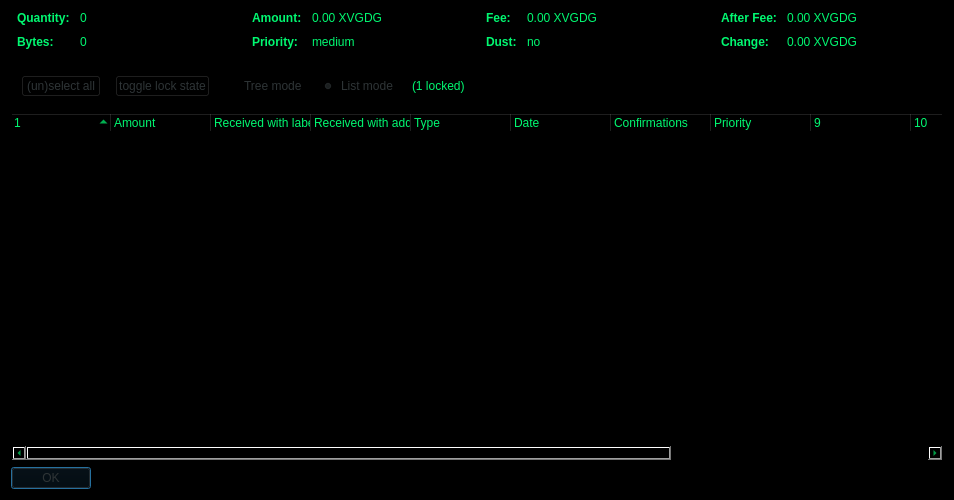
<?xml version="1.0" encoding="UTF-8"?>
<ui version="4.0">
 <class>CoinControlDialog</class>
 <widget class="QDialog" name="CoinControlDialog">
  <property name="geometry">
   <rect>
    <x>0</x>
    <y>0</y>
    <width>954</width>
    <height>500</height>
   </rect>
  </property>
  <property name="windowTitle">
   <string>Coin Selection</string>
  </property>
  <property name="styleSheet">
   <string notr="true">background-color: rgb(0, 0, 0);
color: rgb(1, 248, 113);</string>
  </property>
  <layout class="QVBoxLayout" name="verticalLayout">
   <item>
    <layout class="QHBoxLayout" name="horizontalLayoutTop" stretch="0,0,0,0">
     <property name="topMargin">
      <number>0</number>
     </property>
     <property name="bottomMargin">
      <number>10</number>
     </property>
     <item>
      <layout class="QFormLayout" name="formLayoutCoinControl1">
       <property name="horizontalSpacing">
        <number>10</number>
       </property>
       <property name="verticalSpacing">
        <number>10</number>
       </property>
       <property name="leftMargin">
        <number>6</number>
       </property>
       <property name="rightMargin">
        <number>6</number>
       </property>
       <item row="0" column="0">
        <widget class="QLabel" name="labelCoinControlQuantityText">
         <property name="font">
          <font>
           <weight>75</weight>
           <bold>true</bold>
          </font>
         </property>
         <property name="text">
          <string>Quantity:</string>
         </property>
        </widget>
       </item>
       <item row="0" column="1">
        <widget class="QLabel" name="labelCoinControlQuantity">
         <property name="cursor">
          <cursorShape>IBeamCursor</cursorShape>
         </property>
         <property name="contextMenuPolicy">
          <enum>Qt::ActionsContextMenu</enum>
         </property>
         <property name="text">
          <string notr="true">0</string>
         </property>
         <property name="textInteractionFlags">
          <set>Qt::LinksAccessibleByMouse|Qt::TextSelectableByKeyboard|Qt::TextSelectableByMouse</set>
         </property>
        </widget>
       </item>
       <item row="1" column="0">
        <widget class="QLabel" name="labelCoinControlBytesText">
         <property name="font">
          <font>
           <weight>75</weight>
           <bold>true</bold>
          </font>
         </property>
         <property name="text">
          <string>Bytes:</string>
         </property>
        </widget>
       </item>
       <item row="1" column="1">
        <widget class="QLabel" name="labelCoinControlBytes">
         <property name="cursor">
          <cursorShape>IBeamCursor</cursorShape>
         </property>
         <property name="contextMenuPolicy">
          <enum>Qt::ActionsContextMenu</enum>
         </property>
         <property name="text">
          <string notr="true">0</string>
         </property>
         <property name="textInteractionFlags">
          <set>Qt::LinksAccessibleByMouse|Qt::TextSelectableByKeyboard|Qt::TextSelectableByMouse</set>
         </property>
        </widget>
       </item>
      </layout>
     </item>
     <item>
      <layout class="QFormLayout" name="formLayoutCoinControl2">
       <property name="horizontalSpacing">
        <number>10</number>
       </property>
       <property name="verticalSpacing">
        <number>10</number>
       </property>
       <property name="leftMargin">
        <number>6</number>
       </property>
       <property name="rightMargin">
        <number>6</number>
       </property>
       <item row="0" column="0">
        <widget class="QLabel" name="labelCoinControlAmountText">
         <property name="font">
          <font>
           <weight>75</weight>
           <bold>true</bold>
          </font>
         </property>
         <property name="text">
          <string>Amount:</string>
         </property>
        </widget>
       </item>
       <item row="0" column="1">
        <widget class="QLabel" name="labelCoinControlAmount">
         <property name="cursor">
          <cursorShape>IBeamCursor</cursorShape>
         </property>
         <property name="contextMenuPolicy">
          <enum>Qt::ActionsContextMenu</enum>
         </property>
         <property name="text">
          <string notr="true">0.00 XVGDG</string>
         </property>
         <property name="textInteractionFlags">
          <set>Qt::LinksAccessibleByMouse|Qt::TextSelectableByKeyboard|Qt::TextSelectableByMouse</set>
         </property>
        </widget>
       </item>
       <item row="1" column="0">
        <widget class="QLabel" name="labelCoinControlPriorityText">
         <property name="font">
          <font>
           <weight>75</weight>
           <bold>true</bold>
          </font>
         </property>
         <property name="text">
          <string>Priority:</string>
         </property>
        </widget>
       </item>
       <item row="1" column="1">
        <widget class="QLabel" name="labelCoinControlPriority">
         <property name="cursor">
          <cursorShape>IBeamCursor</cursorShape>
         </property>
         <property name="contextMenuPolicy">
          <enum>Qt::ActionsContextMenu</enum>
         </property>
         <property name="text">
          <string>medium</string>
         </property>
         <property name="textInteractionFlags">
          <set>Qt::LinksAccessibleByMouse|Qt::TextSelectableByKeyboard|Qt::TextSelectableByMouse</set>
         </property>
        </widget>
       </item>
      </layout>
     </item>
     <item>
      <layout class="QFormLayout" name="formLayoutCoinControl3">
       <property name="horizontalSpacing">
        <number>10</number>
       </property>
       <property name="verticalSpacing">
        <number>10</number>
       </property>
       <property name="leftMargin">
        <number>6</number>
       </property>
       <property name="rightMargin">
        <number>6</number>
       </property>
       <item row="0" column="0">
        <widget class="QLabel" name="labelCoinControlFeeText">
         <property name="font">
          <font>
           <weight>75</weight>
           <bold>true</bold>
          </font>
         </property>
         <property name="text">
          <string>Fee:</string>
         </property>
        </widget>
       </item>
       <item row="0" column="1">
        <widget class="QLabel" name="labelCoinControlFee">
         <property name="cursor">
          <cursorShape>IBeamCursor</cursorShape>
         </property>
         <property name="contextMenuPolicy">
          <enum>Qt::ActionsContextMenu</enum>
         </property>
         <property name="text">
          <string notr="true">0.00 XVGDG</string>
         </property>
         <property name="textInteractionFlags">
          <set>Qt::LinksAccessibleByMouse|Qt::TextSelectableByKeyboard|Qt::TextSelectableByMouse</set>
         </property>
        </widget>
       </item>
       <item row="1" column="0">
        <widget class="QLabel" name="labelCoinControlLowOutputText">
         <property name="enabled">
          <bool>false</bool>
         </property>
         <property name="font">
          <font>
           <weight>75</weight>
           <bold>true</bold>
          </font>
         </property>
         <property name="text">
          <string>Dust:</string>
         </property>
        </widget>
       </item>
       <item row="1" column="1">
        <widget class="QLabel" name="labelCoinControlLowOutput">
         <property name="enabled">
          <bool>false</bool>
         </property>
         <property name="cursor">
          <cursorShape>IBeamCursor</cursorShape>
         </property>
         <property name="contextMenuPolicy">
          <enum>Qt::ActionsContextMenu</enum>
         </property>
         <property name="text">
          <string>no</string>
         </property>
         <property name="textInteractionFlags">
          <set>Qt::LinksAccessibleByMouse|Qt::TextSelectableByKeyboard|Qt::TextSelectableByMouse</set>
         </property>
        </widget>
       </item>
      </layout>
     </item>
     <item>
      <layout class="QFormLayout" name="formLayoutCoinControl4">
       <property name="horizontalSpacing">
        <number>10</number>
       </property>
       <property name="verticalSpacing">
        <number>10</number>
       </property>
       <property name="leftMargin">
        <number>6</number>
       </property>
       <property name="rightMargin">
        <number>6</number>
       </property>
       <item row="0" column="0">
        <widget class="QLabel" name="labelCoinControlAfterFeeText">
         <property name="font">
          <font>
           <weight>75</weight>
           <bold>true</bold>
          </font>
         </property>
         <property name="text">
          <string>After Fee:</string>
         </property>
        </widget>
       </item>
       <item row="0" column="1">
        <widget class="QLabel" name="labelCoinControlAfterFee">
         <property name="cursor">
          <cursorShape>IBeamCursor</cursorShape>
         </property>
         <property name="contextMenuPolicy">
          <enum>Qt::ActionsContextMenu</enum>
         </property>
         <property name="text">
          <string notr="true">0.00 XVGDG</string>
         </property>
         <property name="textInteractionFlags">
          <set>Qt::LinksAccessibleByMouse|Qt::TextSelectableByKeyboard|Qt::TextSelectableByMouse</set>
         </property>
        </widget>
       </item>
       <item row="1" column="0">
        <widget class="QLabel" name="labelCoinControlChangeText">
         <property name="enabled">
          <bool>false</bool>
         </property>
         <property name="font">
          <font>
           <weight>75</weight>
           <bold>true</bold>
          </font>
         </property>
         <property name="text">
          <string>Change:</string>
         </property>
        </widget>
       </item>
       <item row="1" column="1">
        <widget class="QLabel" name="labelCoinControlChange">
         <property name="enabled">
          <bool>false</bool>
         </property>
         <property name="cursor">
          <cursorShape>IBeamCursor</cursorShape>
         </property>
         <property name="contextMenuPolicy">
          <enum>Qt::ActionsContextMenu</enum>
         </property>
         <property name="text">
          <string notr="true">0.00 XVGDG</string>
         </property>
         <property name="textInteractionFlags">
          <set>Qt::LinksAccessibleByMouse|Qt::TextSelectableByKeyboard|Qt::TextSelectableByMouse</set>
         </property>
        </widget>
       </item>
      </layout>
     </item>
    </layout>
   </item>
   <item>
    <widget class="QFrame" name="frame">
     <property name="minimumSize">
      <size>
       <width>0</width>
       <height>40</height>
      </size>
     </property>
     <property name="frameShape">
      <enum>QFrame::StyledPanel</enum>
     </property>
     <property name="frameShadow">
      <enum>QFrame::Sunken</enum>
     </property>
     <layout class="QHBoxLayout" name="horizontalLayout">
      <item>
       <layout class="QHBoxLayout" name="horizontalLayoutPanel" stretch="0,0,0,0,0,0">
        <property name="spacing">
         <number>14</number>
        </property>
        <item>
         <widget class="QPushButton" name="pushButtonSelectAll">
          <property name="sizePolicy">
           <sizepolicy hsizetype="Maximum" vsizetype="Fixed">
            <horstretch>0</horstretch>
            <verstretch>0</verstretch>
           </sizepolicy>
          </property>
          <property name="styleSheet">
           <string notr="true">color: rgb(46, 52, 54);</string>
          </property>
          <property name="text">
           <string>(un)select all</string>
          </property>
          <property name="autoDefault">
           <bool>false</bool>
          </property>
         </widget>
        </item>
        <item>
         <widget class="QPushButton" name="pushButtonToggleLock">
          <property name="sizePolicy">
           <sizepolicy hsizetype="Maximum" vsizetype="Fixed">
            <horstretch>0</horstretch>
            <verstretch>0</verstretch>
           </sizepolicy>
          </property>
          <property name="styleSheet">
           <string notr="true">color: rgb(46, 52, 54);</string>
          </property>
          <property name="text">
           <string>toggle lock state</string>
          </property>
          <property name="autoDefault">
           <bool>false</bool>
          </property>
         </widget>
        </item>
        <item>
         <widget class="QRadioButton" name="radioTreeMode">
          <property name="sizePolicy">
           <sizepolicy hsizetype="Maximum" vsizetype="Fixed">
            <horstretch>0</horstretch>
            <verstretch>0</verstretch>
           </sizepolicy>
          </property>
          <property name="styleSheet">
           <string notr="true">color: rgb(46, 52, 54);</string>
          </property>
          <property name="text">
           <string>Tree mode</string>
          </property>
         </widget>
        </item>
        <item>
         <widget class="QRadioButton" name="radioListMode">
          <property name="sizePolicy">
           <sizepolicy hsizetype="Maximum" vsizetype="Fixed">
            <horstretch>0</horstretch>
            <verstretch>0</verstretch>
           </sizepolicy>
          </property>
          <property name="styleSheet">
           <string notr="true">color: rgb(46, 52, 54);</string>
          </property>
          <property name="text">
           <string>List mode</string>
          </property>
          <property name="checked">
           <bool>true</bool>
          </property>
         </widget>
        </item>
        <item>
         <widget class="QLabel" name="labelLocked">
          <property name="text">
           <string>(1 locked)</string>
          </property>
         </widget>
        </item>
        <item>
         <spacer name="horizontalSpacer">
          <property name="orientation">
           <enum>Qt::Horizontal</enum>
          </property>
          <property name="sizeHint" stdset="0">
           <size>
            <width>40</width>
            <height>20</height>
           </size>
          </property>
         </spacer>
        </item>
       </layout>
      </item>
     </layout>
    </widget>
   </item>
   <item>
    <widget class="CoinControlTreeWidget" name="treeWidget">
     <property name="contextMenuPolicy">
      <enum>Qt::CustomContextMenu</enum>
     </property>
     <property name="sortingEnabled">
      <bool>false</bool>
     </property>
     <property name="columnCount">
      <number>13</number>
     </property>
     <attribute name="headerShowSortIndicator" stdset="0">
      <bool>true</bool>
     </attribute>
     <attribute name="headerStretchLastSection">
      <bool>false</bool>
     </attribute>
     <column>
      <property name="text">
       <string/>
      </property>
     </column>
     <column>
      <property name="text">
       <string>Amount</string>
      </property>
     </column>
     <column>
      <property name="text">
       <string>Received with label</string>
      </property>
     </column>
     <column>
      <property name="text">
       <string>Received with address</string>
      </property>
     </column>
     <column>
      <property name="text">
       <string>Type</string>
      </property>
     </column>
     <column>
      <property name="text">
       <string>Date</string>
      </property>
     </column>
     <column>
      <property name="text">
       <string>Confirmations</string>
      </property>
      <property name="toolTip">
       <string>Confirmed</string>
      </property>
     </column>
     <column>
      <property name="text">
       <string>Priority</string>
      </property>
     </column>
     <column>
      <property name="text">
       <string/>
      </property>
     </column>
     <column>
      <property name="text">
       <string/>
      </property>
     </column>
     <column>
      <property name="text">
       <string/>
      </property>
     </column>
     <column>
      <property name="text">
       <string/>
      </property>
     </column>
     <column>
      <property name="text">
       <string/>
      </property>
     </column>
    </widget>
   </item>
   <item>
    <widget class="QDialogButtonBox" name="buttonBox">
     <property name="sizePolicy">
      <sizepolicy hsizetype="Maximum" vsizetype="Fixed">
       <horstretch>0</horstretch>
       <verstretch>0</verstretch>
      </sizepolicy>
     </property>
     <property name="styleSheet">
      <string notr="true">color: rgb(46, 52, 54);</string>
     </property>
     <property name="orientation">
      <enum>Qt::Horizontal</enum>
     </property>
     <property name="standardButtons">
      <set>QDialogButtonBox::Ok</set>
     </property>
    </widget>
   </item>
  </layout>
 </widget>
 <customwidgets>
  <customwidget>
   <class>CoinControlTreeWidget</class>
   <extends>QTreeWidget</extends>
   <header>coincontroltreewidget.h</header>
  </customwidget>
 </customwidgets>
 <resources/>
 <connections/>
</ui>
